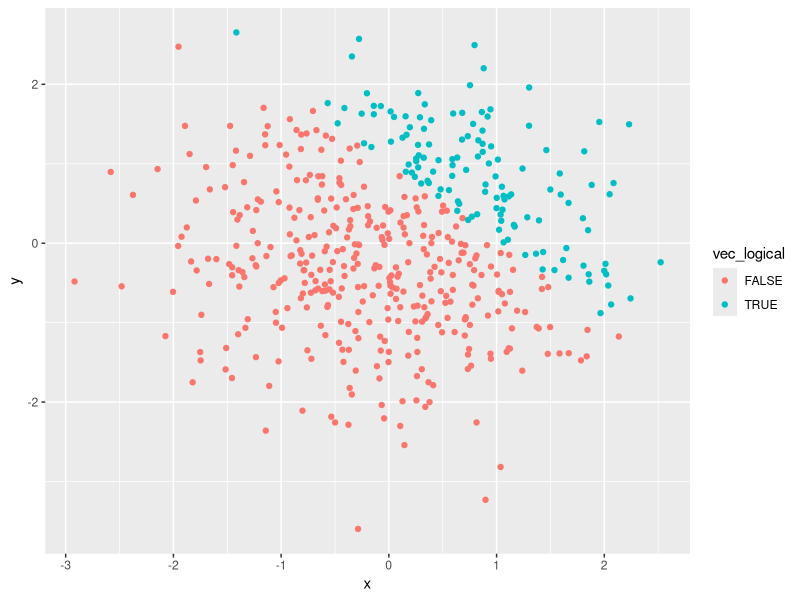
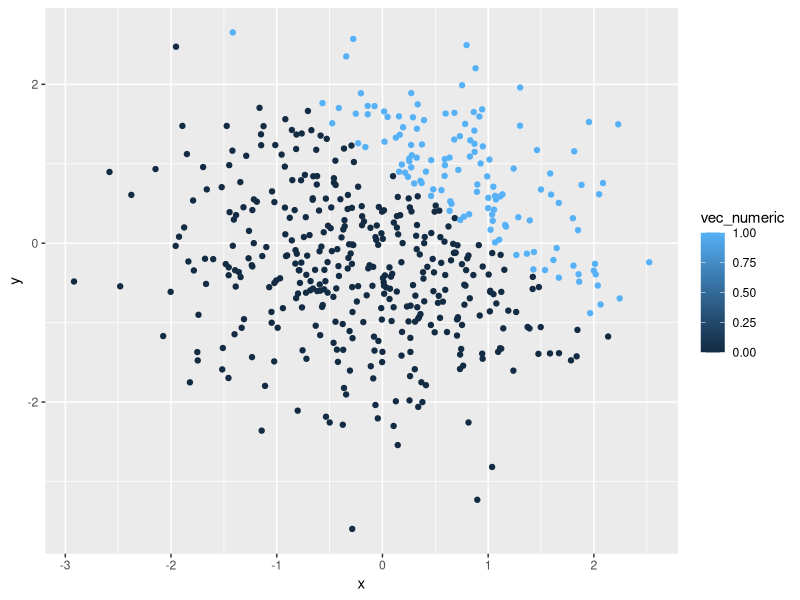
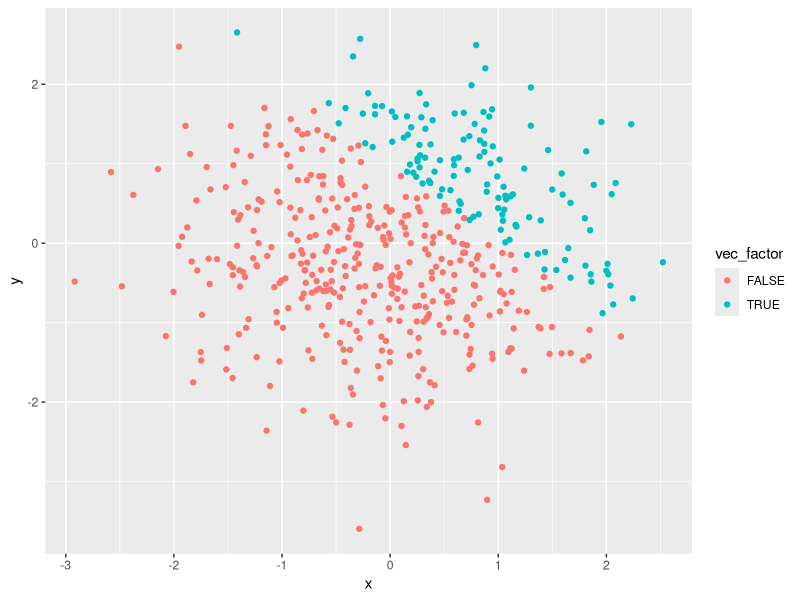
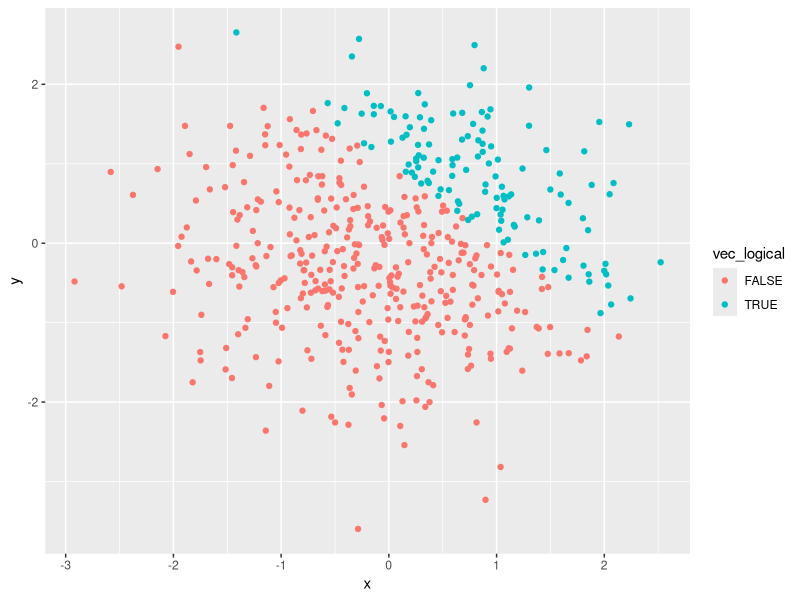
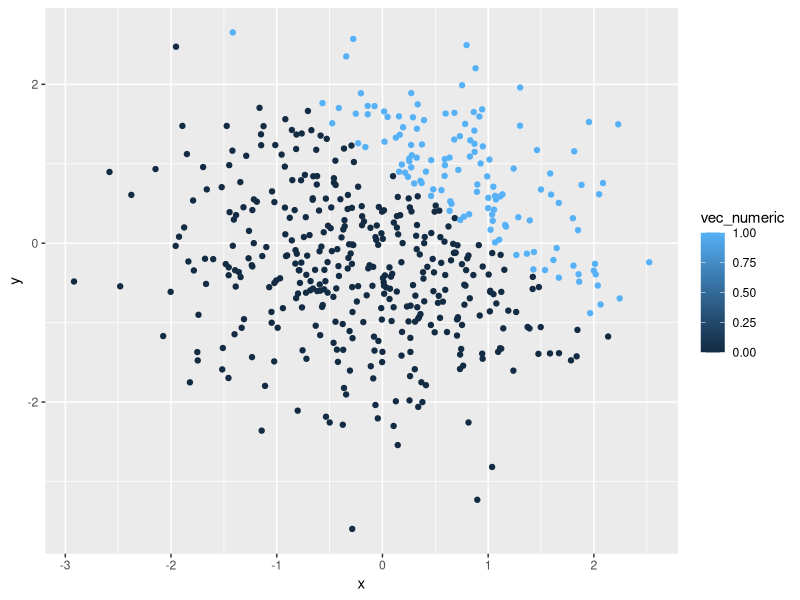
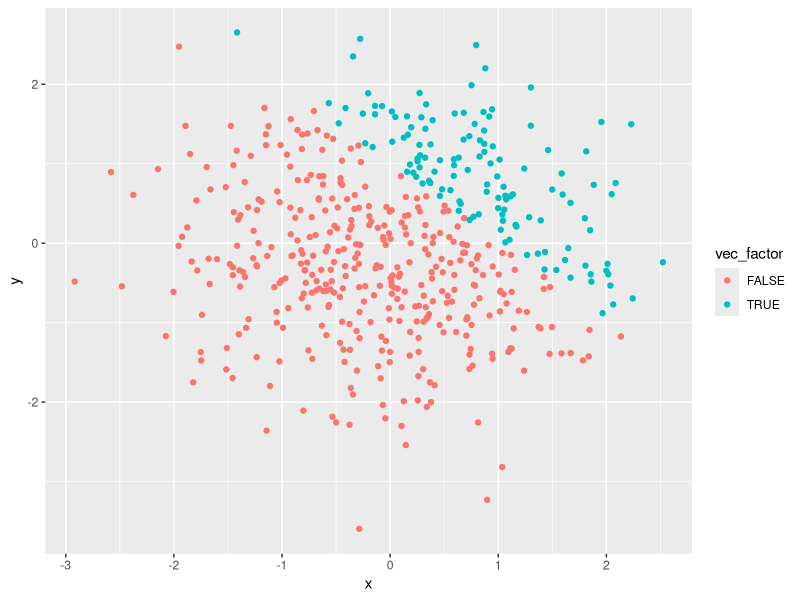

Generate these figures, in order, with R:
## ---- chunk 1
library(tidyverse)
## ---- chunk 2
df_1= tibble(
  vec_numeric = rnorm(8),
  vec_logical = vec_numeric > 10,
  vec_char = c("This", "is", "Qimin", "Zhang","welcome","to","my","rmarkdown"),
  vec_factor = factor(c("small", "small", "small","medium", "medium","medium","large","large"))
)
## ---- chunk 3
mean(pull(df_1, vec_numeric))
mean(pull(df_1, vec_logical))
mean(pull(df_1, vec_char))
mean(pull(df_1, vec_factor))
## ---- chunk 4
as.numeric(pull(df_1, vec_logical))
as.numeric(pull(df_1, vec_char))
as.numeric(pull(df_1, vec_factor))
## ---- chunk 5
as.numeric(pull(df_1, vec_logical))*pull(df_1, vec_numeric)
as.factor(pull(df_1, vec_logical))*pull(df_1, vec_numeric)
as.numeric(as.factor(pull(df_1, vec_logical)))*pull(df_1, vec_numeric)
## ---- chunk 6
df_2= tibble(
  x = rnorm(500),
  y = rnorm(500),
  vec_logical = x+y>1,
  vec_numeric = as.numeric(vec_logical),
  vec_factor = as.factor(vec_logical)
)
## ---- chunk 7
ggplot(df_2, aes(x = x, y = y, color = vec_logical)) + geom_point()
ggsave("scatterplot with logical scale.png")
ggplot(df_2, aes(x = x, y = y, color = vec_numeric)) + geom_point()
ggsave("scatterplot with numeric scale.png")
ggplot(df_2, aes(x = x, y = y, color = vec_factor)) + geom_point()
ggsave("scatterplot with factor scale.png")
